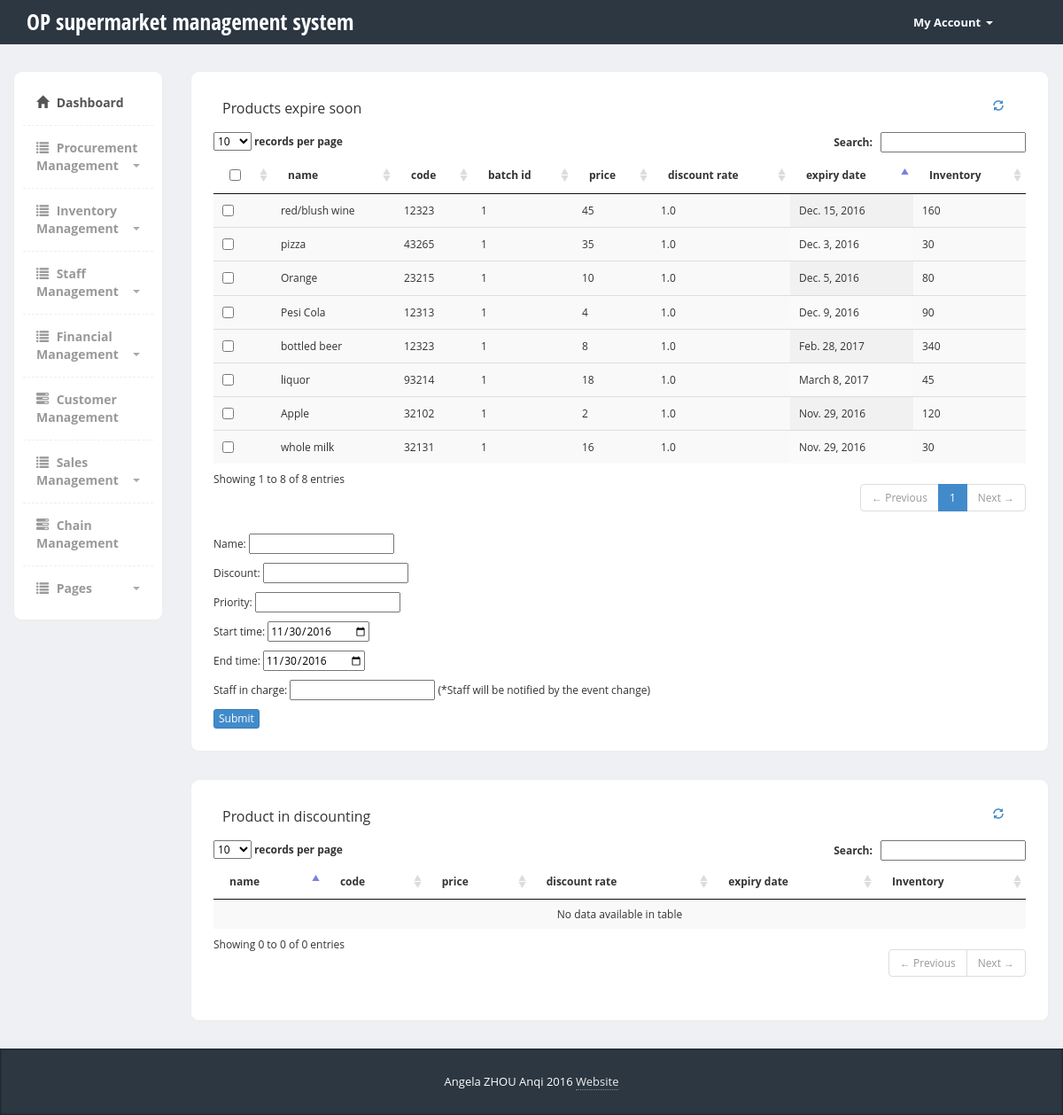
Screenshot of /sms/sales_management/expiry_food_discount/ with the database file from the repository.
### sms/models.py (models this page shows, shortened)
class Product(models.Model):
    product_name = models.CharField(max_length=200)
    batch_id = models.IntegerField(default=1)
    category= models.CharField(max_length=200)
    code   = models.CharField(max_length=200)
    status   = models.CharField(max_length=200)
    price = models.IntegerField(default=0)
    expiry_date = models.DateField(default=datetime.now, blank=True)
    discount_rate = models.FloatField(default=1.0)
    markdown = models.IntegerField(default=1)
    inventory = models.IntegerField(default=1)
    def _get_total(self):
       "Returns the total"
       return self.price * self.discount_rate
    current_price = property(_get_total)

### sms/views.py (the view)
def expiry_food_discount(request):
	product_list= Product.objects.all()
	dt_list = DiscoutingTable.objects.all()
	for product in product_list:
		if not DiscoutingTable.objects.filter(product_id = product).exists():
			product.discount_rate = 1.0
			product.save()
	context = {'product_list': product_list}
	if request.method == 'POST':
		print request.body
		data = json.loads(request.body)
		p = Promo_event(name=data['event_name'], event_type='discounting', start_date=data["start_date"], end_date=data["end_date"], priority=data["priority"], staff = data["staff"])
		p.save()
		for  item in  data['data']:
				x = get_object_or_404(Product, pk=item['value'])
				x.discount_rate = data['discount_rate']
				x.save(update_fields=["discount_rate"])
				dt = DiscoutingTable(product_id= Product.objects.get(id=item['value']), promo_event_id= p, discount_rate =data['discount_rate'],start_date=data["start_date"], end_date=data["end_date"] )
				dt.save()
		response = {'status': 1, 'message': "Ok"}
		return HttpResponse(json.dumps(response), content_type='application/json')
	return render(request, 'sms/expiry_fd_dis.html', context)

### sms/templates/sms/expiry_fd_dis.html (shortened to what this page needs)
{% load static %}
{% load mathfilters%}
<!DOCTYPE html>
<html>
  <head>
    <link href="{% static 'sms/bootstrap/css/bootstrap.min.css'%}" rel="stylesheet">
    <link href="{% static 'sms/vendors/jquery-ui.css'%}" rel="stylesheet" media="screen">
    <link href="{% static 'sms/vendors/jquery.dataTables.min.css'%}" rel="stylesheet" media="screen">
    <link href="{% static 'sms/vendors/select.dataTables.min.css'%}" rel="stylesheet" media="screen">
    <link href="{% static 'sms/css/styles.css'%}" rel="stylesheet">
    <link href="{% static 'sms/css/stats.css'%}"  rel="stylesheet">
  </head>
  <body>
  	<div class="header">
	     <div class="container">
	        <div class="row">
	           <div class="col-md-5">
	              <div class="logo">
	                 <h1><a href="index.html">OP supermarket management system</a></h1>
	              </div>
	           </div>
	           <div class="col-md-2 account">
	              <div class="navbar navbar-inverse" role="banner">
	                  <nav class="collapse navbar-collapse bs-navbar-collapse navbar-right" role="navigation">
	                    <ul class="nav navbar-nav">
	                      <li class="dropdown">
	                        <a href="#" class="dropdown-toggle" data-toggle="dropdown">My Account <b class="caret"></b></a>
	                      </li>
	                    </ul>
	                  </nav>
	              </div>
	           </div>
	        </div>
	     </div>
	</div>
    <div class="page-content">
    	<div class="row">
		  <div class="col-md-2">
		  	<div class="sidebar content-box" style="display: block;">
                <ul class="nav">
                    <li class="current"><a href="/sms/"><i class="glyphicon glyphicon-home"></i> Dashboard</a></li>
                    <li class="submenu">
                         <a href="#">
                            <i class="glyphicon glyphicon-list"></i> Procurement Management
                            <span class="caret pull-right"></span>
                         </a>
                    </li>
                     <li class="submenu">
                         <a href="#">
                            <i class="glyphicon glyphicon-list"></i> Inventory Management
                            <span class="caret pull-right"></span>
                         </a>
                    </li>
                    <li class="submenu">
                         <a href="#">
                            <i class="glyphicon glyphicon-list"></i> Staff Management
                            <span class="caret pull-right"></span>
                         </a>
                    </li>
                    <li class="submenu">
                         <a href="#">
                            <i class="glyphicon glyphicon-list"></i> Financial Management
                            <span class="caret pull-right"></span>
                         </a>
                    </li>
                    <li><a href="customer_management.html"><i class="glyphicon glyphicon-tasks"></i> Customer Management</a></li>
                    <li class="submenu">
                         <a href="#">
                            <i class="glyphicon glyphicon-list"></i> Sales Management
                            <span class="caret pull-right"></span>
                         </a>
                    </li>
                    <li><a href="chain_management.html"><i class="glyphicon glyphicon-tasks"></i> Chain Management</a></li>
                    <li class="submenu">
                         <a href="#">
                            <i class="glyphicon glyphicon-list"></i> Pages
                            <span class="caret pull-right"></span>
                         </a>
                    </li>
                </ul>
             </div>
		  </div>
		  <div class="col-md-10">
        <div class="row">
        <div class="col-md-12">
          <div class="content-box-large">
            <div class="panel-heading">
            <div class="panel-title">Products expire soon </div>
            <div class="panel-options">
                <a href="#" data-rel="collapse"><i class="glyphicon glyphicon-refresh"></i></a>
            </div>
          </div>
            <div class="panel-body">
            <table cellpadding="0" cellspacing="0" border="0" class="display" cellspacing="0" id="expiryTable">
              <thead>
                <tr>
                  <th><input type="checkbox" name="select_all" value="0" id="select-all"> </th>
                  <th>name</th>
                  <th>code</th>
                  <th>batch id</th>
                  <th>price</th>
                  <th>discount rate</th>
                  <th>expiry date</th>
                  <th>Inventory</th>
                </tr>
              </thead>
              <tbody>
                {% if product_list%}
                  {% for product in product_list %}
                    {%ifequal product.discount_rate 1.0%}
                      <tr class="odd gradeX">
                        <td><input type="checkbox" name="{{ product.id}}" value="{{ product.id}}" id="select-all"></td>
                        <td>{{ product.product_name}}</td>
                        <td>{{ product.code}}</td>
                        <td>{{ product.batch_id}}</td>
                        <td>{{ product.price}}</td>
                        <td> {{ product.discount_rate}}</td>
                        <td> {{ product.expiry_date}}</td>
                        <td> {{ product.inventory}}</td>
                      </tr>
                      {% endifequal %}
                      {% endfor %}
                  {%endif%}
              </tbody>
            </table>
            <div>
                <p>Name: <input type="text" name="event_name" id = "event_name"> </p>
                <p>Discount: <input type="text" name="discount_rate" id = "discount_rate"> </p>
                <p>Priority: <input type="text" name="priority" id = "priority"> </p>
                <p>Start time: <input type="date" name="start_date" id = "start_date"> </p>
                <p> End time: <input type="date" name="end_date" id = "end_date"></p>
                <p> Staff in charge: <input type="text" name="staff" id = "staff" > (*Staff will be notified by the event change)</p>
                <button class="btn btn-primary btn-xs" >Submit</button>
           </div>
           </div>
        </div>
      </div>
      <div class="col-md-12">
          <div class="content-box-large">
            <div class="panel-heading">
            <div class="panel-title">Product in discounting </div>
            <div class="panel-options">
                <a href="#" data-rel="collapse"><i class="glyphicon glyphicon-refresh"></i></a>
            </div>
          </div>
            <div class="panel-body">
           <table cellpadding="0" cellspacing="0" border="0" class="display" cellspacing="0" id="discountedTable">
              <thead>
                <tr>
                  <th>name</th>
                  <th>code</th>
                  <th>price</th>
                  <th>discount rate</th>
                  <th>expiry date</th>
                  <th>Inventory</th>
                </tr>
              </thead>
              <tbody>
              </tbody>
            </table>
      </div>
        </div>
        </div>
        </div>
		 </div>
    </div>
   </div>
    <footer>
         <div class="container">
            <div class="copy text-center">
               Angela ZHOU Anqi 2016 <a href='#'>Website</a>
            </div>
         </div>
      </footer>
  </body>
</html>

### sms/static/sms/css/styles.css (style rules this page uses)
body { font-family: 'Open Sans', sans-serif; background-color: #f7f7f7; position: relative; margin: 0px; font-size: 12px; padding: 0px; }
.page-content > .row { margin-left: 0px !important; margin-right: 0px !important; margin-top: 30px; }
.panel-body { padding: 5px !important; }
footer { background-color:#2c3742; box-shadow:inset 0px 0px 3px #111; color:#fff; font-size:14px; line-height:25px; padding:10px 0px 10px 0px; bottom: 0px; }
footer a { color:#eee; text-decoration:none; border-bottom:1px dotted #888; }
footer .copy { font-size:13px; margin:15px 0px; }
.header { height:50px; background-color: #2c3742; }
.account { margin-left:40%; }
.header .logo h1 { font-size:25px; margin:0px; padding:10px 0px; }
.header .logo h1 a { color:#fff; font-family: 'Open Sans Condensed', sans-serif; }
.header .navbar * { box-shadow:none !important; }
.header .navbar { background:none !important; border:0px !important; }
.header .navbar .nav > li > a { color:#fff !important; font-size:13px !important; border-bottom:0px !important; margin-top:0px !important; font-weight:bold; }
.header .navbar-collapse { border:0px !important; }
.header .navbar-nav .caret { border-top-color:#fff !important; border-bottom-color:#fff !important; }
.content-box, .content-box-large { margin-bottom:30px; background:#fff; border-radius:10px; padding:10px; border-left:1px solid #eee; border-top:1px solid #eee; border-right:2px solid #eee; border-bottom:2px solid #eee; }
.content-box-large { padding: 20px; }
.sidebar ul.nav, .sidebar ul.nav ul { list-style: none; padding: 0px; margin: 0px; }
.sidebar .nav > li { margin: 0; border-bottom:1px dashed #eee; }
.sidebar .nav > li:last-child { border-bottom:0px; }
.sidebar .nav > li > a { font-size: 14px; line-height: 20px; padding: 15px 15px; color: #999; display: block; font-weight:bold; background:none; text-decoration: none; border-top:0px; font-weight:bold; }
.sidebar .nav > li > a > i { margin-right:5px; }
.sidebar .nav li a:hover, .sidebar .nav li.current > a { background: #fff; color: #555; border-bottom:0px; }
.sidebar .nav a .caret { float: right; width: 0; height: 0; display: inline-block; vertical-align: top; border-top: 4px solid #aaa; border-right: 4px solid transparent; border-left: 4px solid transparent; content: ""; margin-top: 8px; margin-left: 2px; }
body { background-color: #eff0f3; }
.panel-heading>.panel-title, .content-box-header .panel-title { float: left; padding: 10px 0px; padding-top: 0px; }
.panel-heading>.panel-options, .content-box-header .panel-options { float: right; padding-right: 15px; }
.panel-heading>.panel-options>a, .content-box-header .panel-options>a { margin-top: 10px; }
.panel-body { clear:both; }

### rows the page displays
Product: product_name "Apple", code "32102", batch_id "1", price "2", discount_rate "1.0", expiry_date "Nov. 29, 2016", inventory "120"
Product: product_name "Orange", code "23215", batch_id "1", price "10", discount_rate "1.0", expiry_date "Dec. 5, 2016", inventory "80"
Product: product_name "Pesi Cola", code "12313", batch_id "1", price "4", discount_rate "1.0", expiry_date "Dec. 9, 2016", inventory "90"
Product: product_name "whole milk", code "32131", batch_id "1", price "16", discount_rate "1.0", expiry_date "Nov. 29, 2016", inventory "30"
Product: product_name "bottled beer", code "12323", batch_id "1", price "8", discount_rate "1.0", expiry_date "Feb. 28, 2017", inventory "340"
Product: product_name "liquor", code "93214", batch_id "1", price "18", discount_rate "1.0", expiry_date "March 8, 2017", inventory "45"
Product: product_name "red/blush wine", code "12323", batch_id "1", price "45", discount_rate "1.0", expiry_date "Dec. 15, 2016", inventory "160"
Product: product_name "pizza", code "43265", batch_id "1", price "35", discount_rate "1.0", expiry_date "Dec. 3, 2016", inventory "30"
